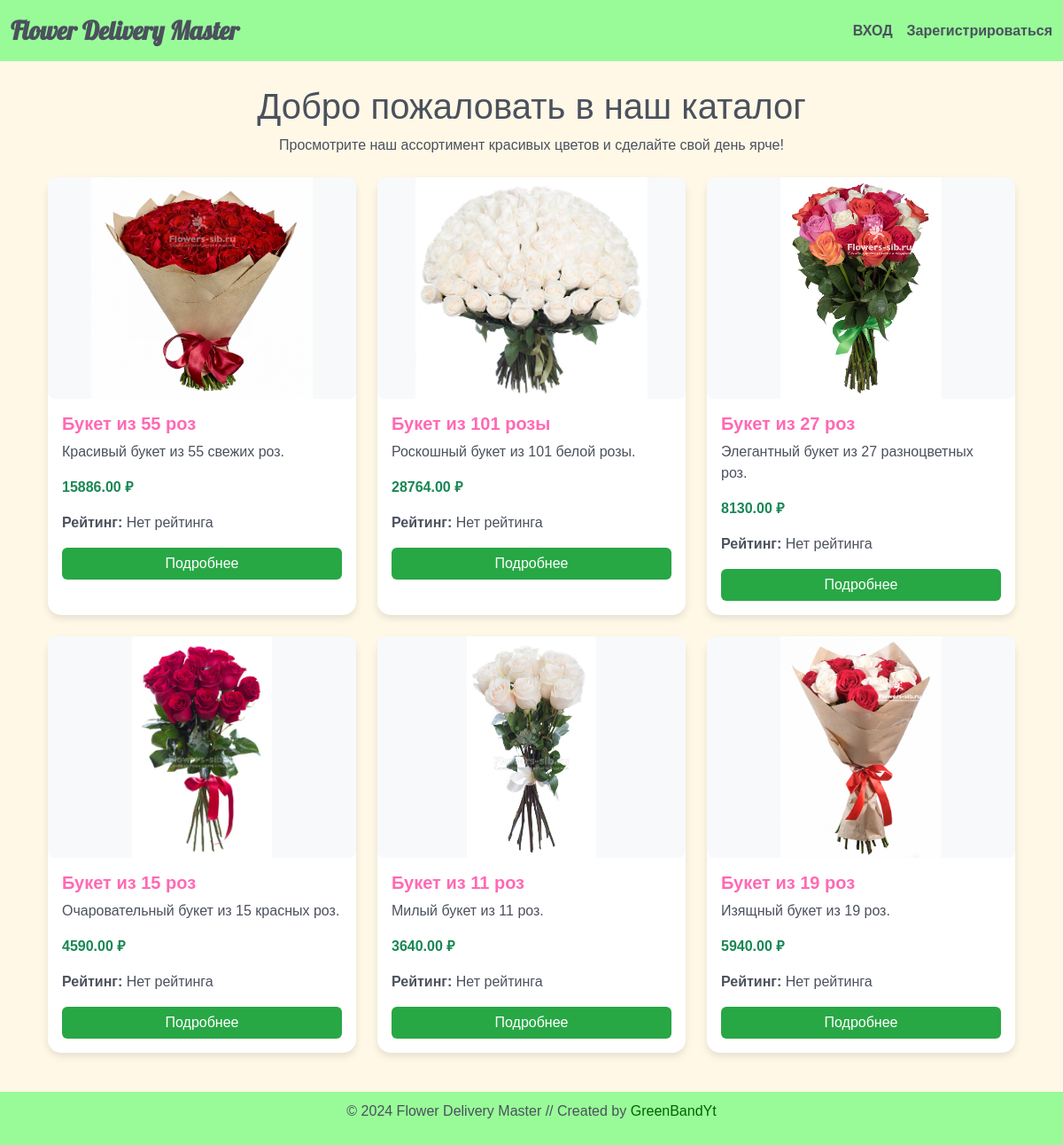
Page /catalog/ on the committed database.
### catalog/models.py (models this page shows, shortened)
class Product(models.Model):
    name = models.CharField(max_length=200, verbose_name="Product Name")
    description = models.TextField(blank=True, verbose_name="Description")
    price = models.DecimalField(max_digits=10, decimal_places=2, verbose_name="Price")
    image = models.ImageField(upload_to='products/', blank=True, null=True, verbose_name="Image")
    created_at = models.DateTimeField(auto_now_add=True, verbose_name="Created At")
    updated_at = models.DateTimeField(auto_now=True, verbose_name="Updated At")
    def get_average_rating(self):
        average = self.reviews.aggregate(Avg('rating'))['rating__avg']
        return round(average, 1) if average else 'Нет рейтинга'

### catalog/views.py (the view)
# urls.py: path('', views.catalog_home, name='home'),  # Главная страница каталога
def catalog_home(request):
    products = Product.objects.all()  # Получаем все товары из базы данных
    return render(request, 'catalog/home.html', {'products': products})

### catalog/templates/catalog/home.html (shortened to what this page needs)
{% extends "base.html" %}
{% block content %}
<main class="container mt-5">
    <h1 class="text-center">Добро пожаловать в наш каталог</h1>
    <p class="text-center">Просмотрите наш ассортимент красивых цветов и сделайте свой день ярче!</p>
    <div class="row mt-4">
        {% for product in products %}
        <div class="col-md-4 mb-4">
            <div class="card h-100">
                {% if product.image %}
                <img src="{{ product.image.url }}" class="card-img-top" alt="{{ product.name }}">
                {% else %}
                <img src="/media/products/placeholder.jpg" class="card-img-top" alt="No Image Available">
                {% endif %}
                <div class="card-body">
                    <h5 class="card-title">{{ product.name }}</h5>
                    <p class="card-text">{{ product.description|truncatechars:100 }}</p>
                    <p class="card-text text-success"><strong>{{ product.price }} ₽</strong></p>
                    <p class="card-text">
                        <strong>Рейтинг:</strong> {{ product.get_average_rating }}
                    </p>
                    <a href="{% url 'catalog:product_detail' product.id %}" class="btn btn-primary w-100">Подробнее</a>
                </div>
            </div>
        </div>
        {% endfor %}
    </div>
</main>
{% endblock %}

### templates/base.html (shortened to what this page needs)
<!DOCTYPE html>
{% load static %}
<html lang="en">
<head>
    <link href="https://cdn.jsdelivr.net/npm/bootstrap@5.3.0/dist/css/bootstrap.min.css" rel="stylesheet">
    <link rel="stylesheet" href="{% static 'css/style.css' %}">
</head>
<body>
    <div class="content-wrapper">
        <nav class="navbar navbar-expand-lg" style="background-color: #98FB98;">
            <div class="container-fluid d-flex justify-content-between align-items-center">
                <a class="navbar-brand" href="/" style="font-family: 'Lobster', cursive; color: #2E8B57; font-size: 1.8rem;">
                    Flower Delivery Master
                </a>
                <div class="d-flex align-items-center">
                    {% if user.is_authenticated %}
                        <a class="nav-link me-3" href="{% url 'catalog:cart' %}" style="color: #FF4500; text-decoration: none;">
                            Корзина
                            {% if cart_count is not None %}
                                (<strong>{{ cart_count }}</strong>)
                            {% else %}
                                (0)
                            {% endif %}
                        </a>
                        <a class="nav-link me-3" href="{% url 'catalog:order_history' %}" style="color: #FF4500; text-decoration: none;">
                            История заказов
                        </a>
                        {% if user.is_staff %}
                        <a class="nav-link me-3" href="{% url 'admin_zone:home' %}" style="color: #FF4500; text-decoration: none;">
                            Админ-зона
                        </a>
                        {% endif %}
                        <form method="post" action="{% url 'logout' %}" style="display:inline;">
                            {% csrf_token %}
                            <button type="submit" class="btn btn-link nav-link" style="padding: 0; color: #FF4500; text-decoration: none;">ВЫХОД</button>
                        </form>
                    {% else %}
                        <a class="nav-link me-3" href="{% url 'login' %}" style="color: #FF4500;">ВХОД</a>
                        <a class="nav-link" href="{% url 'register' %}" style="color: #FF4500;">Зарегистрироваться</a>
                    {% endif %}
                </div>
            </div>
        </nav>
        <main class="container mt-5">
            <div class="content-container">
                {% block content %}{% endblock %}
            </div>
        </main>
    </div>
</body>
    <footer class="footer-class">
        <p>&copy; 2024 Flower Delivery Master // Created by <span style="color: #006400;">GreenBandYt</span></p>
    </footer>
</html>

### static/css/style.css (style rules this page uses)
body { margin: 0; padding: 0; font-family: 'Arial', sans-serif; background-color: #FFF8E7; color: #4B515D; display: flex; flex-direction: column; min-height: 100vh; }
.content-wrapper { flex: 1; display: flex; flex-direction: column; }
.navbar { background-color: #FFD700; position: fixed; top: 0; width: 100%; z-index: 1000; }
.navbar-brand, .nav-link { color: #4B515D !important; font-weight: bold; }
.card { border: none; background-color: #FFFFFF; box-shadow: 0 4px 8px rgba(0, 0, 0, 0.1); border-radius: 15px; transition: transform 0.3s; }
.card-title { color: #FF69B4; font-weight: bold; }
.card-text { color: #4B515D; }
.card-img-top { max-height: 250px; height: 250px; width: 100%; object-fit: contain; background-color: #f8f9fa; border-radius: 8px; }
.footer-class { background-color: #98FB98; text-align: center; padding: 10px 0; color: #4B515D; margin-top: 20px; width: 100%; }
.btn-primary { background-color: #28a745; color: #ffffff; border: none; }
h1, h2, h3 { color: #4B515D; }
p { color: #4B515D; }
.card .card-title { color: #FF69B4; font-weight: bold; }
.card .card-text { color: #4B515D; }

### rows in the picture
Product: image (picture), name "Букет из 55 роз", description "Красивый букет из 55 свежих роз.", price "15886.00", get_average_rating "Нет рейтинга"
Product: image (picture), name "Букет из 101 розы", description "Роскошный букет из 101 белой розы.", price "28764.00", get_average_rating "Нет рейтинга"
Product: image (picture), name "Букет из 27 роз", description "Элегантный букет из 27 разноцветных роз.", price "8130.00", get_average_rating "Нет рейтинга"
Product: image (picture), name "Букет из 15 роз", description "Очаровательный букет из 15 красных роз.", price "4590.00", get_average_rating "Нет рейтинга"
Product: image (picture), name "Букет из 11 роз", description "Милый букет из 11 роз.", price "3640.00", get_average_rating "Нет рейтинга"
Product: image (picture), name "Букет из 19 роз", description "Изящный букет из 19 роз.", price "5940.00", get_average_rating "Нет рейтинга"
